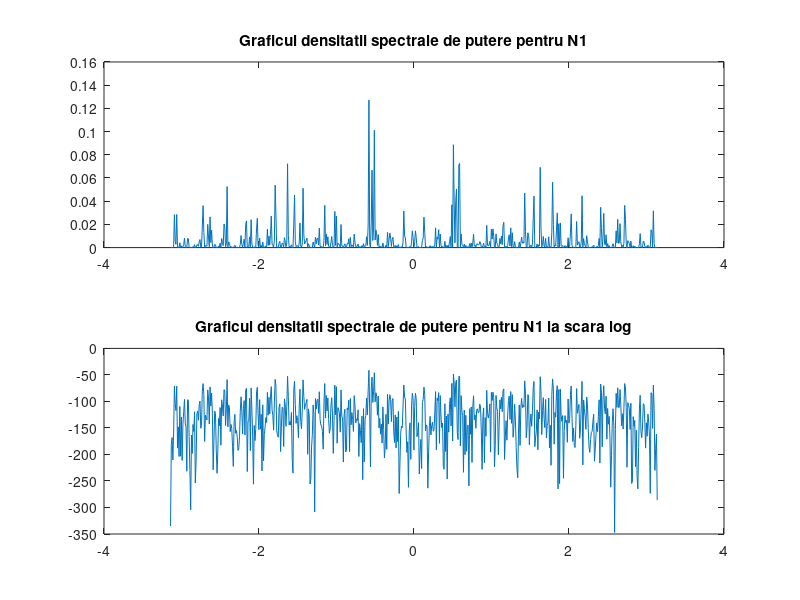
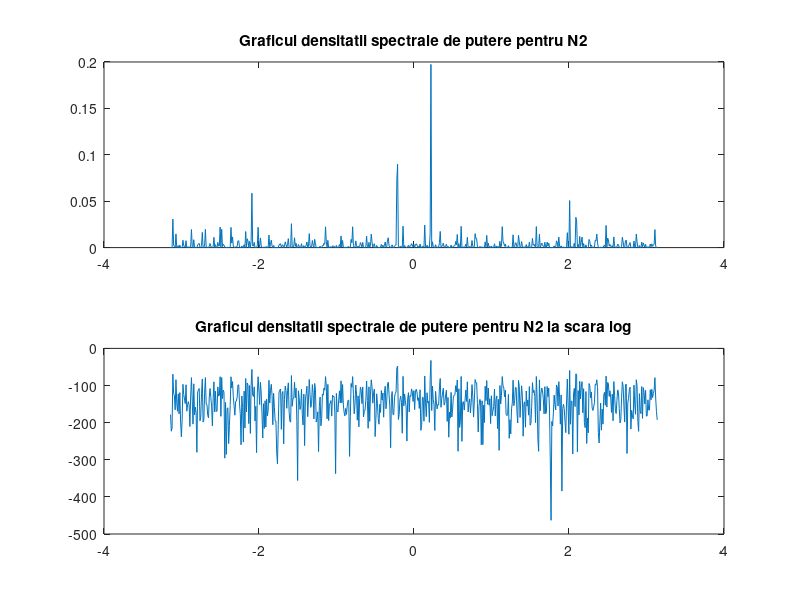
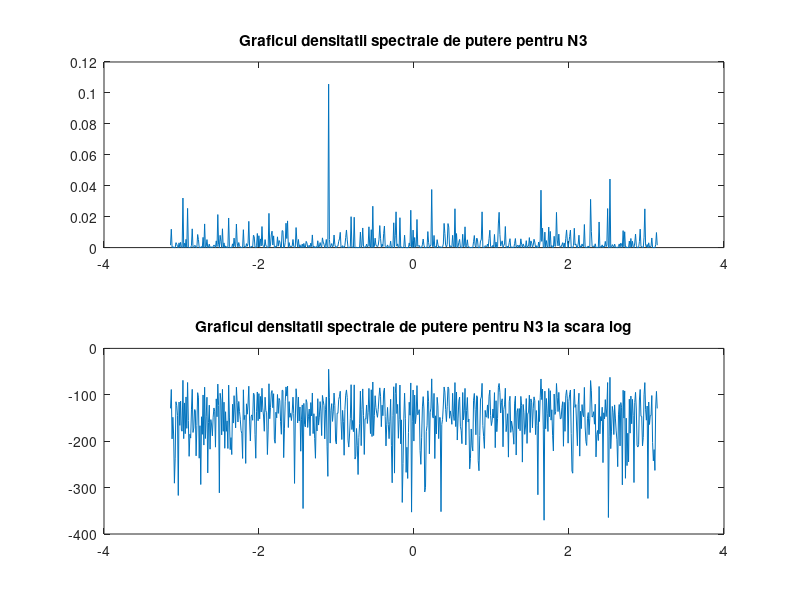

Write the MATLAB code that produced these figures, in order.
clc;
clear;
close all;

omega = -pi : 0.01 : pi;
N1 = 390;

x1 = randn (1, N1);             %Generez semnalul de tip zgomot alb
xcor1 = xcorr(x1, 'biased');    %Calculez autocorelatia semnalului
X1 = freqz(xcor1, 1, omega);    %Calculez TF pentru autocorelatie
dens1 = (abs(X1).^2)/N1 ;       %densitatea spectrala de putere

figure(1);
subplot(2, 1, 1);
plot (omega, abs(dens1));
title('Graficul densitatii spectrale de putere pentru N1');
subplot(2, 1, 2);
plot (omega, 20*log(dens1));
title('Graficul densitatii spectrale de putere pentru N1 la scara log');
hold off;

N2 = 510;
x2 = randn (1, N2);             %Generez semnalul de tip zgomot alb
xcor2 = xcorr(x2, 'biased');    %Calculez autocorelatia semnalului
X2 = freqz(xcor2, 1, omega);    %Calculez TF pentru autocorelatie
dens2 = (abs(X2).^2)/N2 ;       %densitatea spectrala de putere

figure(2);
subplot(2, 1, 1);
plot (omega, abs(dens2));
title('Graficul densitatii spectrale de putere pentru N2');
subplot(2, 1, 2);
plot (omega, 20*log(dens2));
title('Graficul densitatii spectrale de putere pentru N2 la scara log');
hold off;

N3 = 620;
x3 = randn (1, N3);             %Generez semnalul de tip zgomot alb
xcor3 = xcorr(x3, 'biased');    %Calculez autocorelatia semnalului
X3 = freqz(xcor3, 1, omega);    %Calculez TF pentru autocorelatie
dens3 = (abs(X3).^2)/N3 ;       %densitatea spectrala de putere

figure(3);
subplot(2, 1, 1);
plot (omega, abs(dens3));
title('Graficul densitatii spectrale de putere pentru N3');
subplot(2, 1, 2);
plot (omega, 20*log(dens3));
title('Graficul densitatii spectrale de putere pentru N3 la scara log');
hold off;
